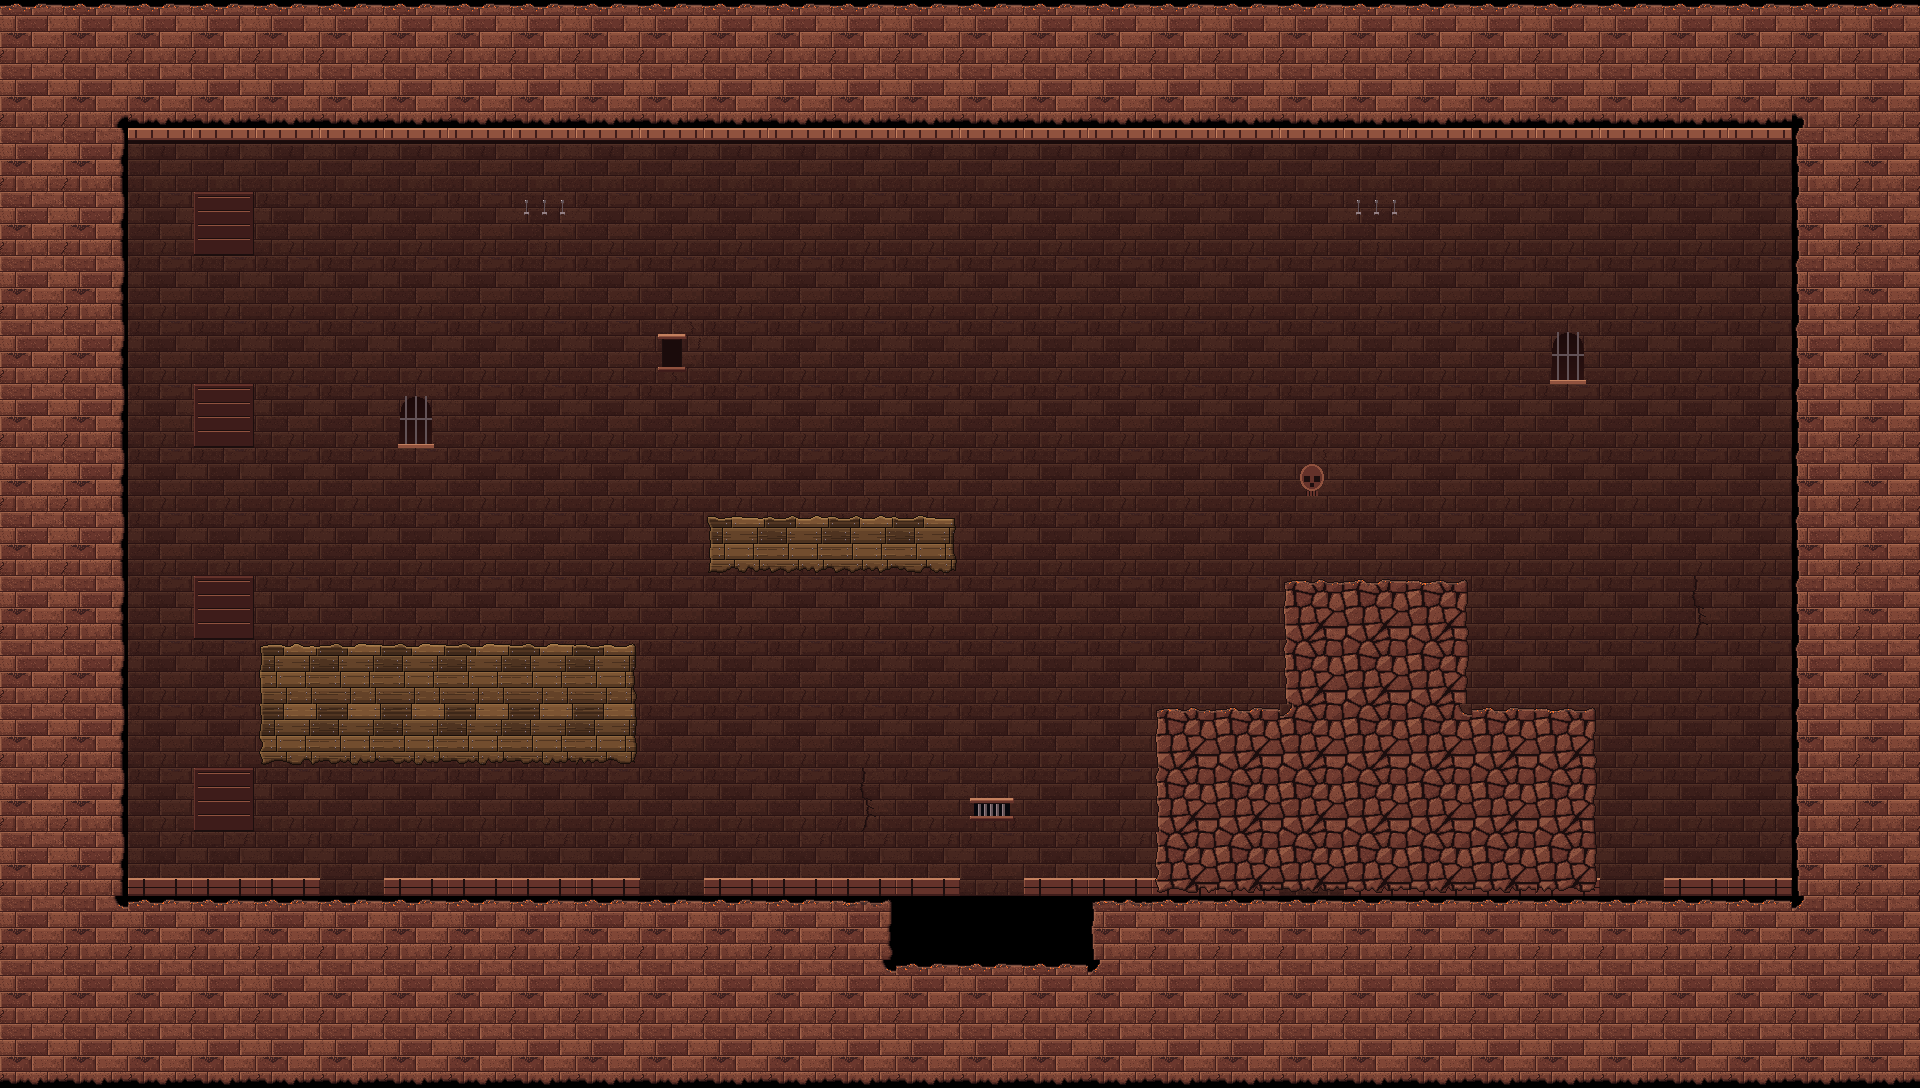

Tiled map render using the project's own tile images. Description and the whole map definition, tile-layer contents included, below:
An orthogonal 30x17 tile map with 64x64 px tiles, 4 tile layers (back_walls, terrain_stone, terrain_wood, terrain_rock), 4 tilesets and 4 objects (player_spawn, exit_door, torch_here, pit_hazard).

<map version="1.10" tiledversion="1.10.2" orientation="orthogonal" renderorder="right-down" width="30" height="17" tilewidth="64" tileheight="64" infinite="0" nextlayerid="7" nextobjectid="5">
 <tileset firstgid="1" source="terrain_stone/ember_stone.tsx" />
 <tileset firstgid="49" source="terrain_wood/ember_wood.tsx" />
 <tileset firstgid="97" source="terrain_rock/ember_rock.tsx" />
 <tileset firstgid="145" source="ember_walls.tsx" />
 <layer id="1" name="back_walls" width="30" height="17">
  <data encoding="csv">
0,0,0,0,0,0,0,0,0,0,0,0,0,0,0,0,0,0,0,0,0,0,0,0,0,0,0,0,0,0,
0,0,0,0,0,0,0,0,0,0,0,0,0,0,0,0,0,0,0,0,0,0,0,0,0,0,0,0,0,0,
0,0,152,152,152,152,152,152,152,152,152,152,152,152,152,152,152,152,152,152,152,152,152,152,152,152,152,152,0,0,
0,0,145,148,145,145,145,145,155,145,145,145,145,145,145,145,145,145,145,145,145,155,145,145,145,145,145,145,0,0,
0,0,145,145,145,145,145,145,145,145,145,145,145,145,145,145,145,145,145,145,145,145,145,145,145,145,145,145,0,0,
0,0,145,145,145,145,145,145,145,145,150,145,145,145,145,145,145,145,145,145,145,145,145,145,146,145,145,145,0,0,
0,0,145,148,145,145,146,145,145,145,145,145,145,145,145,145,145,145,145,145,145,145,145,145,145,145,145,145,0,0,
0,0,145,145,145,145,145,145,145,145,145,145,145,145,145,145,145,145,145,145,154,145,145,145,145,145,145,145,0,0,
0,0,145,145,145,145,145,145,145,145,145,145,145,145,145,145,145,145,145,145,145,145,145,145,145,145,145,145,0,0,
0,0,145,148,145,145,145,145,145,145,145,145,145,145,145,145,145,145,145,145,145,145,145,145,145,145,149,145,0,0,
0,0,145,145,145,145,145,145,145,145,145,145,145,145,145,145,145,145,145,145,145,145,145,145,145,145,145,145,0,0,
0,0,145,145,145,145,145,145,145,145,145,145,145,145,145,145,145,145,145,145,145,145,145,145,145,145,145,145,0,0,
0,0,145,148,145,145,145,145,145,145,145,145,145,149,145,147,145,145,145,145,145,145,145,145,145,145,145,145,0,0,
0,0,153,153,153,145,153,153,153,153,145,153,153,153,153,145,153,153,153,153,145,153,153,153,153,145,153,153,0,0,
0,0,0,0,0,0,0,0,0,0,0,0,0,0,0,0,0,0,0,0,0,0,0,0,0,0,0,0,0,0,
0,0,0,0,0,0,0,0,0,0,0,0,0,0,0,0,0,0,0,0,0,0,0,0,0,0,0,0,0,0,
0,0,0,0,0,0,0,0,0,0,0,0,0,0,0,0,0,0,0,0,0,0,0,0,0,0,0,0,0,0
</data>
 </layer>
 <layer id="2" name="terrain_stone" width="30" height="17">
  <data encoding="csv">
32,32,32,32,32,32,32,32,32,32,32,32,32,32,32,32,32,32,32,32,32,32,32,32,32,32,32,32,32,32,
47,45,37,37,37,37,37,37,37,37,37,37,37,37,37,37,37,37,37,37,37,37,37,37,37,37,37,37,42,47,
47,43,0,0,0,0,0,0,0,0,0,0,0,0,0,0,0,0,0,0,0,0,0,0,0,0,0,0,13,47,
47,43,0,0,0,0,0,0,0,0,0,0,0,0,0,0,0,0,0,0,0,0,0,0,0,0,0,0,13,47,
47,43,0,0,0,0,0,0,0,0,0,0,0,0,0,0,0,0,0,0,0,0,0,0,0,0,0,0,13,47,
47,43,0,0,0,0,0,0,0,0,0,0,0,0,0,0,0,0,0,0,0,0,0,0,0,0,0,0,13,47,
47,43,0,0,0,0,0,0,0,0,0,0,0,0,0,0,0,0,0,0,0,0,0,0,0,0,0,0,13,47,
47,43,0,0,0,0,0,0,0,0,0,0,0,0,0,0,0,0,0,0,0,0,0,0,0,0,0,0,13,47,
47,43,0,0,0,0,0,0,0,0,0,0,0,0,0,0,0,0,0,0,0,0,0,0,0,0,0,0,13,47,
47,43,0,0,0,0,0,0,0,0,0,0,0,0,0,0,0,0,0,0,0,0,0,0,0,0,0,0,13,47,
47,43,0,0,0,0,0,0,0,0,0,0,0,0,0,0,0,0,0,0,0,0,0,0,0,0,0,0,13,47,
47,43,0,0,0,0,0,0,0,0,0,0,0,0,0,0,0,0,0,0,0,0,0,0,0,0,0,0,13,47,
47,43,0,0,0,0,0,0,0,0,0,0,0,0,0,0,0,0,0,0,0,0,0,0,0,0,0,0,13,47,
47,43,0,0,0,0,0,0,0,0,0,0,0,0,0,0,0,0,0,0,0,0,0,0,0,0,0,0,13,47,
47,46,32,32,32,32,32,32,32,32,32,32,32,27,0,0,0,11,32,32,32,32,32,32,32,32,32,32,34,47,
47,47,47,47,47,47,47,47,47,47,47,47,47,46,32,32,32,34,47,47,47,47,47,47,47,47,47,47,47,47,
37,37,37,37,37,37,37,37,37,37,37,37,37,37,37,37,37,37,37,37,37,37,37,37,37,37,37,37,37,37
</data>
 </layer>
 <layer id="3" name="terrain_wood" width="30" height="17">
  <data encoding="csv">
0,0,0,0,0,0,0,0,0,0,0,0,0,0,0,0,0,0,0,0,0,0,0,0,0,0,0,0,0,0,
0,0,0,0,0,0,0,0,0,0,0,0,0,0,0,0,0,0,0,0,0,0,0,0,0,0,0,0,0,0,
0,0,0,0,0,0,0,0,0,0,0,0,0,0,0,0,0,0,0,0,0,0,0,0,0,0,0,0,0,0,
0,0,0,0,0,0,0,0,0,0,0,0,0,0,0,0,0,0,0,0,0,0,0,0,0,0,0,0,0,0,
0,0,0,0,0,0,0,0,0,0,0,0,0,0,0,0,0,0,0,0,0,0,0,0,0,0,0,0,0,0,
0,0,0,0,0,0,0,0,0,0,0,0,0,0,0,0,0,0,0,0,0,0,0,0,0,0,0,0,0,0,
0,0,0,0,0,0,0,0,0,0,0,0,0,0,0,0,0,0,0,0,0,0,0,0,0,0,0,0,0,0,
0,0,0,0,0,0,0,0,0,0,0,0,0,0,0,0,0,0,0,0,0,0,0,0,0,0,0,0,0,0,
0,0,0,0,0,0,0,0,0,0,0,51,64,64,62,0,0,0,0,0,0,0,0,0,0,0,0,0,0,0,
0,0,0,0,0,0,0,0,0,0,0,0,0,0,0,0,0,0,0,0,0,0,0,0,0,0,0,0,0,0,
0,0,0,0,59,80,80,80,80,75,0,0,0,0,0,0,0,0,0,0,0,0,0,0,0,0,0,0,0,0,
0,0,0,0,53,85,85,85,85,83,0,0,0,0,0,0,0,0,0,0,0,0,0,0,0,0,0,0,0,0,
0,0,0,0,0,0,0,0,0,0,0,0,0,0,0,0,0,0,0,0,0,0,0,0,0,0,0,0,0,0,
0,0,0,0,0,0,0,0,0,0,0,0,0,0,0,0,0,0,0,0,0,0,0,0,0,0,0,0,0,0,
0,0,0,0,0,0,0,0,0,0,0,0,0,0,0,0,0,0,0,0,0,0,0,0,0,0,0,0,0,0,
0,0,0,0,0,0,0,0,0,0,0,0,0,0,0,0,0,0,0,0,0,0,0,0,0,0,0,0,0,0,
0,0,0,0,0,0,0,0,0,0,0,0,0,0,0,0,0,0,0,0,0,0,0,0,0,0,0,0,0,0
</data>
 </layer>
 <layer id="4" name="terrain_rock" width="30" height="17">
  <data encoding="csv">
0,0,0,0,0,0,0,0,0,0,0,0,0,0,0,0,0,0,0,0,0,0,0,0,0,0,0,0,0,0,
0,0,0,0,0,0,0,0,0,0,0,0,0,0,0,0,0,0,0,0,0,0,0,0,0,0,0,0,0,0,
0,0,0,0,0,0,0,0,0,0,0,0,0,0,0,0,0,0,0,0,0,0,0,0,0,0,0,0,0,0,
0,0,0,0,0,0,0,0,0,0,0,0,0,0,0,0,0,0,0,0,0,0,0,0,0,0,0,0,0,0,
0,0,0,0,0,0,0,0,0,0,0,0,0,0,0,0,0,0,0,0,0,0,0,0,0,0,0,0,0,0,
0,0,0,0,0,0,0,0,0,0,0,0,0,0,0,0,0,0,0,0,0,0,0,0,0,0,0,0,0,0,
0,0,0,0,0,0,0,0,0,0,0,0,0,0,0,0,0,0,0,0,0,0,0,0,0,0,0,0,0,0,
0,0,0,0,0,0,0,0,0,0,0,0,0,0,0,0,0,0,0,0,0,0,0,0,0,0,0,0,0,0,
0,0,0,0,0,0,0,0,0,0,0,0,0,0,0,0,0,0,0,0,0,0,0,0,0,0,0,0,0,0,
0,0,0,0,0,0,0,0,0,0,0,0,0,0,0,0,0,0,0,0,107,128,123,0,0,0,0,0,0,0,
0,0,0,0,0,0,0,0,0,0,0,0,0,0,0,0,0,0,0,0,109,143,139,0,0,0,0,0,0,0,
0,0,0,0,0,0,0,0,0,0,0,0,0,0,0,0,0,0,107,128,130,143,142,128,123,0,0,0,0,0,
0,0,0,0,0,0,0,0,0,0,0,0,0,0,0,0,0,0,109,143,143,143,143,143,139,0,0,0,0,0,
0,0,0,0,0,0,0,0,0,0,0,0,0,0,0,0,0,0,101,133,133,133,133,133,131,0,0,0,0,0,
0,0,0,0,0,0,0,0,0,0,0,0,0,0,0,0,0,0,0,0,0,0,0,0,0,0,0,0,0,0,
0,0,0,0,0,0,0,0,0,0,0,0,0,0,0,0,0,0,0,0,0,0,0,0,0,0,0,0,0,0,
0,0,0,0,0,0,0,0,0,0,0,0,0,0,0,0,0,0,0,0,0,0,0,0,0,0,0,0,0,0
</data>
 </layer>
 <objectgroup id="5" name="markers">
  <object id="1" name="player_spawn" x="192" y="832"><point /></object>
  <object id="2" name="exit_door" x="1664" y="896"><point /></object>
  <object id="3" name="torch_here" x="320" y="320"><point /></object>
  <object id="4" name="pit_hazard" x="896" y="896"><point /></object>
 </objectgroup>
</map>
